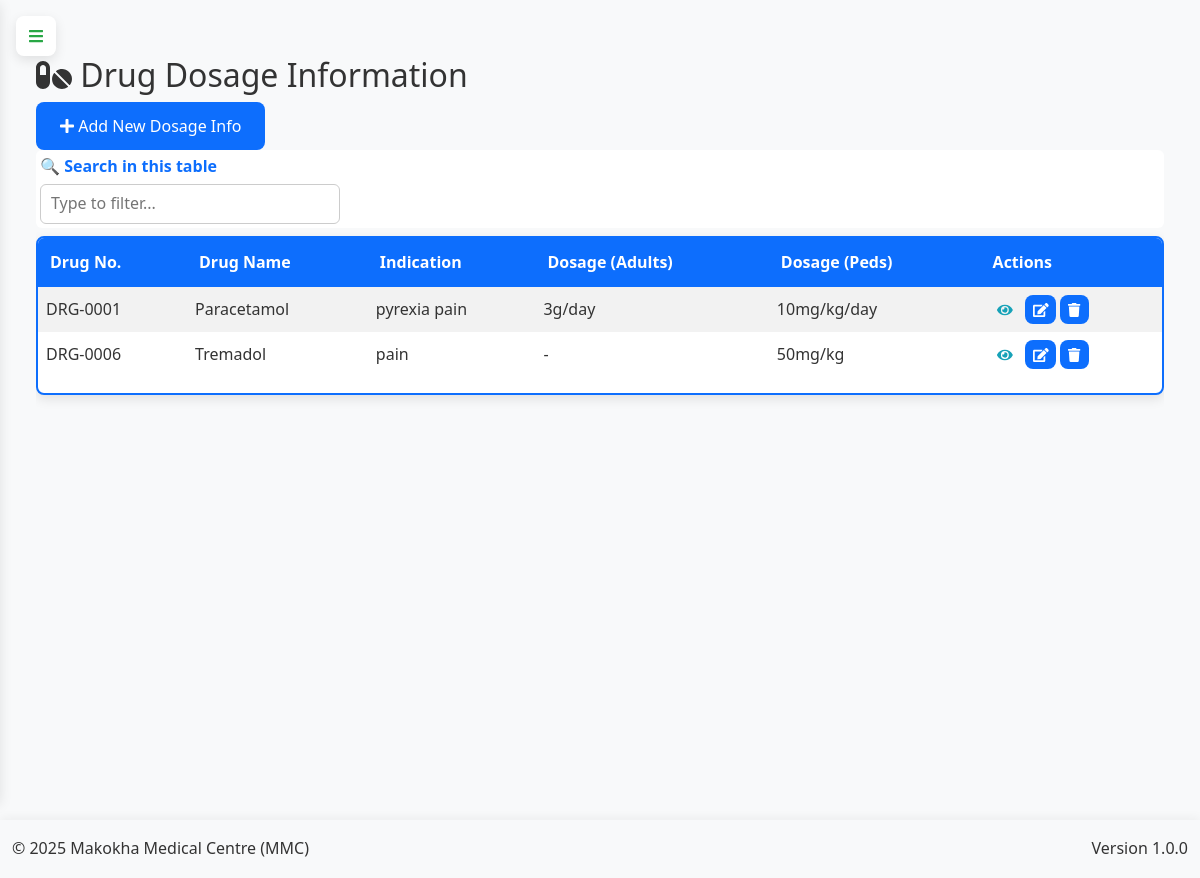
The page /admin/dosage (signed in) on the database its author committed.
### app.py (models this page shows, shortened)
class DrugDosage(db.Model):
    id = db.Column(db.Integer, primary_key=True)
    drug_id = db.Column(db.Integer, db.ForeignKey('drug.id'), nullable=False)
    indication = db.Column(db.Text)
    contraindication = db.Column(db.Text)
    interaction = db.Column(db.Text)
    side_effects = db.Column(db.Text)
    dosage_peds = db.Column(db.Text)
    dosage_adults = db.Column(db.Text)
    dosage_geriatrics = db.Column(db.Text)
    important_notes = db.Column(db.Text)
    created_at = db.Column(db.DateTime, default=lambda: datetime.now(timezone.utc))
    updated_at = db.Column(db.DateTime, default=lambda: datetime.now(timezone.utc), onupdate=lambda: datetime.now(timezone.utc))
    drug = db.relationship('Drug', backref='dosage')

class Drug(db.Model):
    id = db.Column(db.Integer, primary_key=True)
    drug_number = db.Column(db.String(50), unique=True, nullable=False)
    name = db.Column(db.String(100), nullable=False)
    specification = db.Column(db.String(200))
    buying_price = db.Column(db.Float, nullable=False)
    selling_price = db.Column(db.Float, nullable=False)
    stocked_quantity = db.Column(db.Integer, nullable=False)
    sold_quantity = db.Column(db.Integer, default=0)
    expiry_date = db.Column(db.Date, nullable=False)
    created_at = db.Column(db.DateTime, default=lambda: datetime.now(timezone.utc))
    updated_at = db.Column(db.DateTime, default=lambda: datetime.now(timezone.utc), onupdate=lambda: datetime.now(timezone.utc))
    @hybrid_property
    def remaining_quantity(self):
        return self.stocked_quantity - self.sold_quantity
    @hybrid_property
    def stock_status(self):
        if self.remaining_quantity == 0:
            return 'out-of-stock'
        elif self.remaining_quantity < 10:
            return 'low-stock'
        elif (self.expiry_date - date.today()).days < 30:
            return 'expiring-soon'
        return 'in-stock'

### app.py (the view, shortened to what this page needs)
@app.route('/admin/dosage', methods=['GET', 'POST'])
@login_required
def manage_dosage():
    if current_user.role != 'admin':
        flash('Unauthorized access', 'danger')
        return redirect(url_for('home'))
    dosages = DrugDosage.query.join(Drug).all()
    drugs = Drug.query.all()
    return render_template('admin/dosage.html', dosages=dosages, drugs=drugs)

### app.py (called while the page is built, shortened)
@app.before_request
def initialize_data():
    global _first_request
    if not _first_request:
        return

@app.context_processor
def inject_current_date():
    return {'current_date': date.today().strftime('%Y-%m-%d')}

@app.context_processor
def inject_csrf_token():
    return dict(csrf_token=generate_csrf)

@app.context_processor
def utility_processor():
    def decrypt_data(encrypted_data):
        if not encrypted_data:
            return ""
        try:
            return Config.decrypt_data_static(encrypted_data)
        except:
            return "[Decryption Error]"
    return dict(decrypt_data=decrypt_data)

    @login_manager.user_loader
    def load_user(user_id):
        return db.session.get(User, int(user_id))

### templates/admin/dosage.html (shortened to what this page needs)
{% extends "base.html" %}
{% block content %}
<div class="content">
    <div class="page-header">
        <h2><i class="fas fa-pills"></i> Drug Dosage Information</h2>
        <div class="page-actions">
            <button class="btn btn-primary" data-toggle="modal" data-target="#addDosageModal">
                <i class="fas fa-plus"></i> Add New Dosage Info
            </button>
        </div>
    </div>
    <div class="table-responsive">
        <table class="data-table" id="dosageTable">
            <thead>
                <tr>
                    <th>Drug No.</th>
                    <th>Drug Name</th>
                    <th>Indication</th>
                    <th>Dosage (Adults)</th>
                    <th>Dosage (Peds)</th>
                    <th>Actions</th>
                </tr>
            </thead>
            <tbody>
                {% for dosage in dosages %}
                <tr>
                    <td>{{ dosage.drug.drug_number }}</td>
                    <td>{{ dosage.drug.name }}</td>
                    <td>{{ dosage.indication|truncate(50) if dosage.indication else '-' }}</td>
                    <td>{{ dosage.dosage_adults|truncate(50) if dosage.dosage_adults else '-' }}</td>
                    <td>{{ dosage.dosage_peds|truncate(50) if dosage.dosage_peds else '-' }}</td>
                    <td>
                        <button class="btn btn-sm btn-view" data-id="{{ dosage.id }}" data-toggle="modal" data-target="#viewDosageModal">
                            <i class="fas fa-eye"></i>
                        </button>
                        <button class="btn btn-sm btn-edit" data-id="{{ dosage.id }}" data-toggle="modal" data-target="#editDosageModal">
                            <i class="fas fa-edit"></i>
                        </button>
                        <button class="btn btn-sm btn-delete" data-id="{{ dosage.id }}" data-toggle="modal" data-target="#deleteDosageModal">
                            <i class="fas fa-trash"></i>
                        </button>
                    </td>
                </tr>
                {% endfor %}
            </tbody>
        </table>
    </div>
</div>
{% endblock %}

### static/css/style.css (style rules this page uses)
:root { --primary-color: #3498db; --secondary-color: #2980b9; --success-color: #2ecc71; --danger-color: #e74c3c; --warning-color: #f39c12; --info-color: #1abc9c; --light-color: #ecf0f1; --dark-color: #2c3e50; --gray-color: #95a5a6; --white-color: #ffffff; --black-color: #000000; --sidebar-width: 250px; --sidebar-collapsed-width: 0; --top-bar-height: 60px; --shadow: 0 2px 10px rgba(0, 0, 0, 0.1); --transition: all 0.3s ease; }
* { margin: 0; padding: 0; box-sizing: border-box; font-family: 'Segoe UI', Tahoma, Geneva, Verdana, sans-serif; }
.btn { position: relative; z-index: auto; }
.content, .main-content, .dashboard-container { position: static !important; overflow: visible !important; }
body { background-color: #f5f6fa; color: #333; line-height: 1.6; overflow-x: hidden; }
button, input, select, textarea { font-family: inherit; font-size: inherit; }
.btn { display: inline-block; padding: 8px 16px; border: none; border-radius: 4px; background-color: var(--primary-color); color: white; cursor: pointer; transition: var(--transition); }
.btn-sm { padding: 5px 10px; font-size: 0.9rem; }
.btn-primary { background-color: var(--primary-color); }
.content { flex: 1; padding: 20px; overflow-y: auto; }
.data-table { width: 100%; border-collapse: collapse; margin-bottom: 20px; }
.data-table th, .data-table td { padding: 12px 15px; text-align: left; border-bottom: 1px solid #eee; }
.data-table th { background-color: #f8f9fa; font-weight: 600; color: var(--dark-color); }

### templates/base.html (style rules this page uses)
:root { --sidebar-width: 260px; --sidebar-collapsed-width: 0px; --primary-color: #0d6efd; --primary-dark: #0a58ca; --secondary-color: #6c757d; --header-height: 60px; --transition-speed: 0.3s; --border-color: rgba(255, 255, 255, 0.1); --table-blue: #0d6efd; --table-white: #ffffff; --hamburger-red: #038d38ff; --hamburger-green: #28a745; --bg-light: #f8f9fa; --text-dark: #212529; --shadow: 0 4px 12px rgba(0, 0, 0, 0.1); --radius: 8px; }
body { background-color: var(--bg-light); font-family: 'Segoe UI', Tahoma, Geneva, Verdana, sans-serif; line-height: 1.6; padding-top: 20px; }
.table-container table { width: 100%; border-collapse: separate; border-spacing: 0; table-layout: auto; }
.table-container th { background-color: var(--table-blue) !important; color: var(--table-white) !important; position: sticky; top: 0; padding: 0.6rem 0.8rem; font-weight: 600; white-space: nowrap; border: none; text-align: left; z-index: 2; }
.table-container td { padding: 0.6rem 0.8rem; vertical-align: middle; border: none; white-space: nowrap; overflow: hidden; text-overflow: ellipsis; max-width: 250px; }
.table-container tbody tr { transition: background-color 0.2s; }
.btn { border-radius: var(--radius); padding: 0.75rem 1.5rem; font-weight: 500; transition: all 0.3s; }
.btn-primary { background-color: var(--primary-color); border-color: var(--primary-color); }

### templates/admin/dosage.html (style rules this page uses)
.data-table { width: 100%; margin-bottom: 1rem; background-color: transparent; }
.data-table th { background-color: #116cc2; color: white; padding: 0.75rem; }
.data-table td { padding: 0.5rem; vertical-align: middle; }
.data-table tbody tr:nth-child(odd) { background-color: rgba(0, 0, 0, 0.05); }
.btn-sm { padding: 0.25rem 0.5rem; font-size: 0.875rem; line-height: 1.5; }
.btn-view { color: #17a2b8; background-color: transparent; border-color: #17a2b8; }
.table-responsive { display: block; width: 100%; overflow-x: auto; -webkit-overflow-scrolling: touch; }

### rows shown on the page
DrugDosage: drug.drug_number "DRG-0001", drug.name "Paracetamol", indication "pyrexia pain", dosage_adults "3g/day", dosage_peds "10mg/kg/day"
DrugDosage: drug.drug_number "DRG-0006", drug.name "Tremadol", indication "pain", dosage_adults "-", dosage_peds "50mg/kg"
